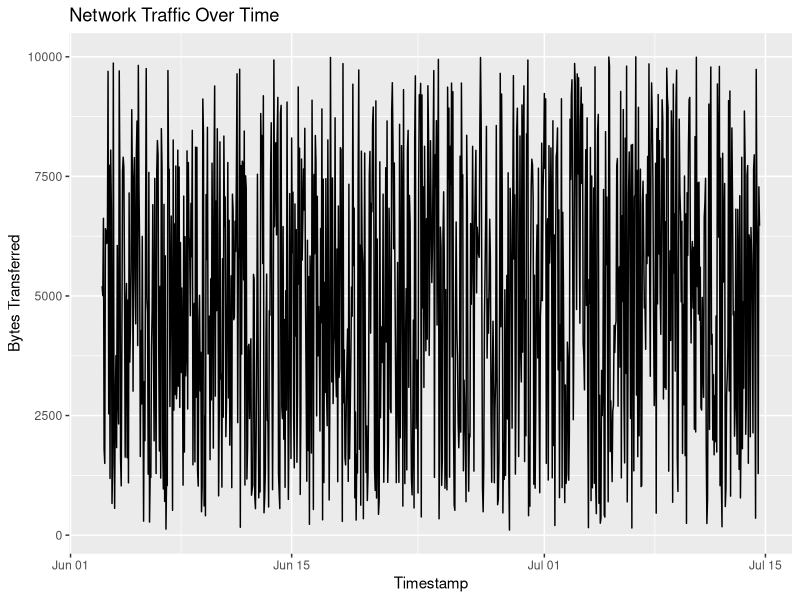
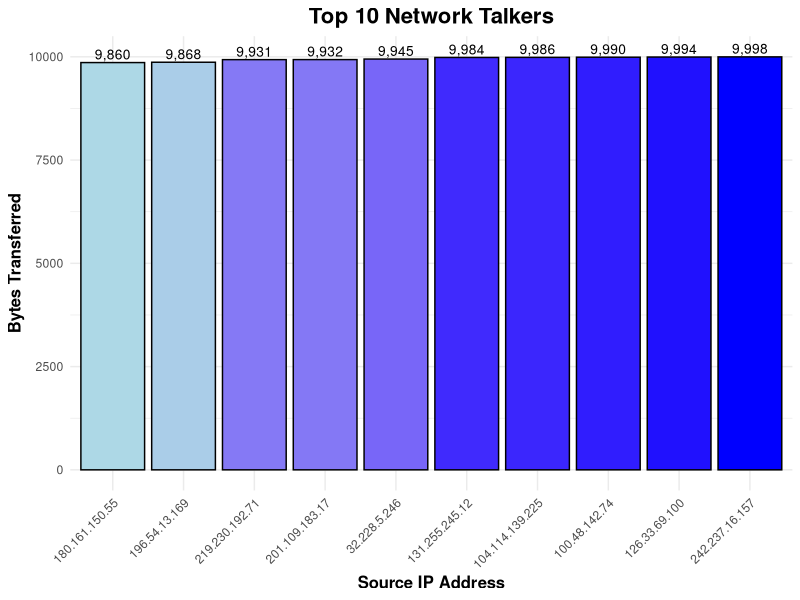

These charts were generated, in order, by the following R code:
set.seed(123)
num_records <- 1000

timestamps <- seq.POSIXt(from = as.POSIXct("2024-06-03 00:00:00"),  # nolint
                         by = "hour", length.out = num_records)

generate_ipv4 <- function(n) {
  paste(sample(0:255, n, replace = TRUE), sample(0:255, n, replace = TRUE),  # nolint
        sample(0:255, n, replace = TRUE), sample(0:255, n, replace = TRUE), sep = ".") # nolint
}

source_ips <- generate_ipv4(num_records)
destination_ips <- generate_ipv4(num_records)

bytes_transferred <- sample(100:10000, num_records, replace = TRUE)

traffic_data <- data.frame(
  timestamp = timestamps,
  source_ip = source_ips,
  destination_ip = destination_ips,
  bytes_transferred = bytes_transferred
)

head(traffic_data)
  # nolint
# Visualize the traffic data

install.packages("ggplot2")
library(ggplot2)

options(repr.plot.width=10, repr.plot.height=6) # nolint

ggplot(traffic_data, aes(x = timestamp, y = bytes_transferred)) +
  geom_line() +
  labs(title = "Network Traffic Over Time",
       x = "Timestamp",
       y = "Bytes Transferred")

#Top Talkers Analysis

top_talkers <- aggregate(bytes_transferred ~ source_ip, data = traffic_data, FUN = sum) # nolint
top_talkers <- top_talkers[order(top_talkers$bytes_transferred, decreasing = TRUE), ] # nolint
top_talkers <- head(top_talkers, 10) # Selecting top 10 talkers for visualization # nolint

ggplot(top_talkers, aes(x = reorder(source_ip, bytes_transferred),
                        y = bytes_transferred, fill = bytes_transferred)) +
  geom_bar(stat = "identity", color = "black") +
  scale_fill_gradient(low = "lightblue", high = "blue") +
  labs(title = "Top 10 Network Talkers",
       x = "Source IP Address",
       y = "Bytes Transferred") +
  theme_minimal() +
  theme(axis.text.x = element_text(angle = 45, hjust = 1),
        plot.title = element_text(hjust = 0.5, size = 16, face = "bold"),
        axis.title.x = element_text(size = 12, face = "bold"),
        axis.title.y = element_text(size = 12, face = "bold"),
        legend.position = "none") +
  geom_text(aes(label = scales::comma(bytes_transferred)), vjust = -0.3, size = 3.5) # nolint
